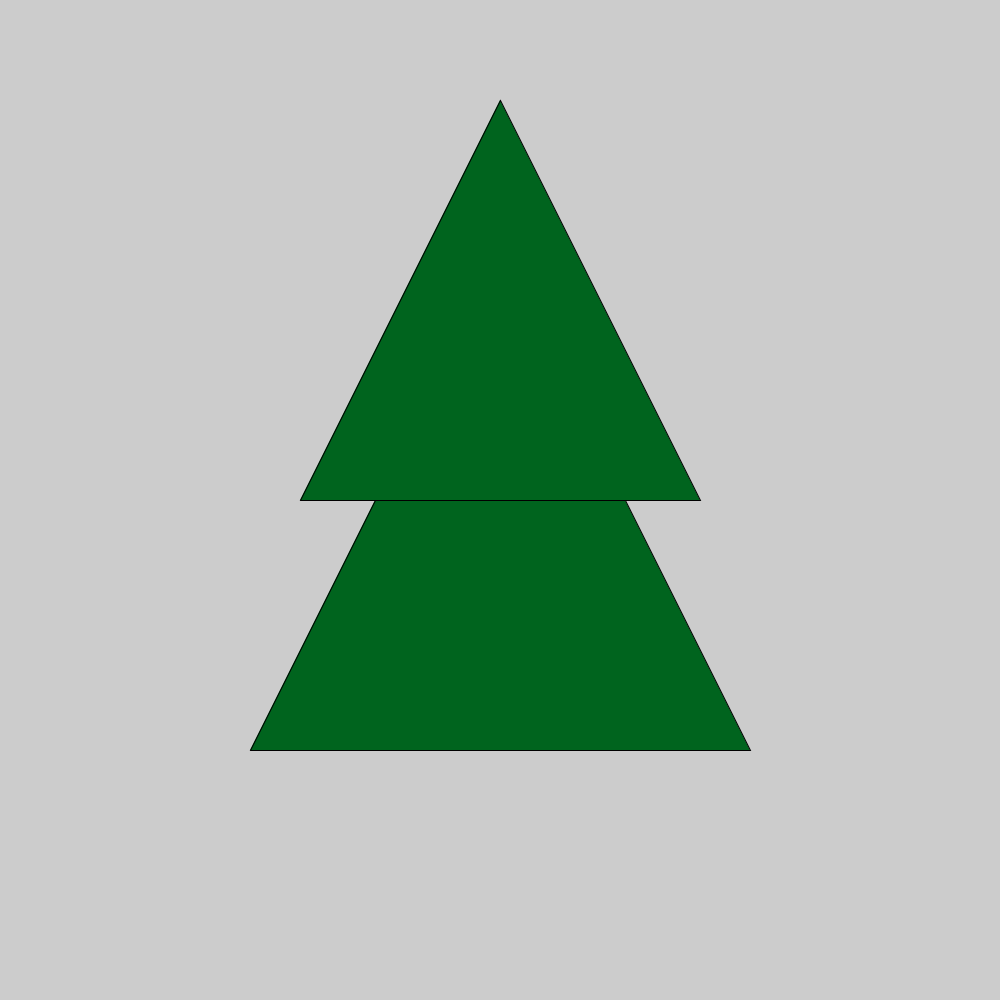
Frame 1 (no input)
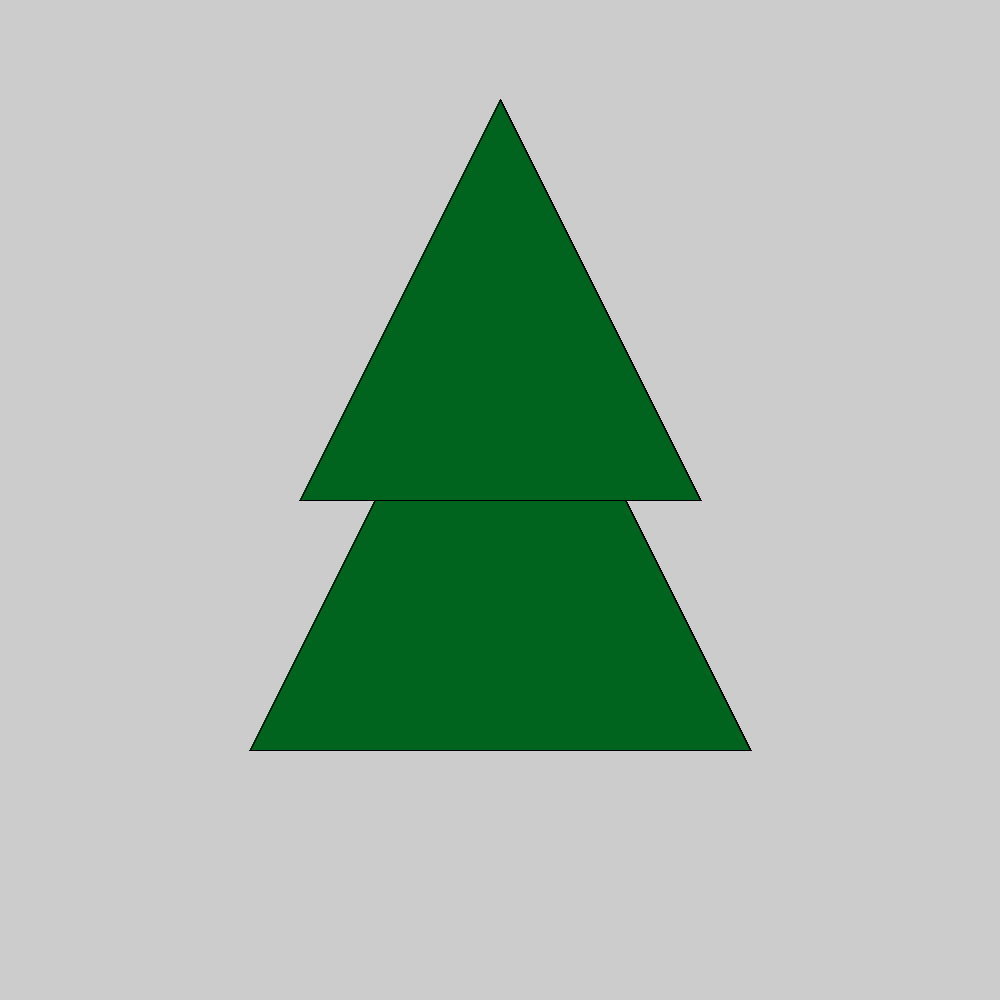
Frame 60 (the mouse pressed at the canvas centre just before this capture)
Frame 120 (the mouse held since frame 60 and released just before this capture): identical to frame 60, image omitted

The Processing sketch that drew these frames (run headless with seeded random() and noise(); from frame 60 on, the mouse is pressed at the canvas centre):

// Processing sketch: tree
// ── tree.pde
void setup(){
  size(1000,1000);
  
}

void draw(){
  fill(0,100,30);
  triangle(500,250,250,750,750,750);
  fill(0,100,30);
  triangle(500,100,300,500,700,500);
  
}
